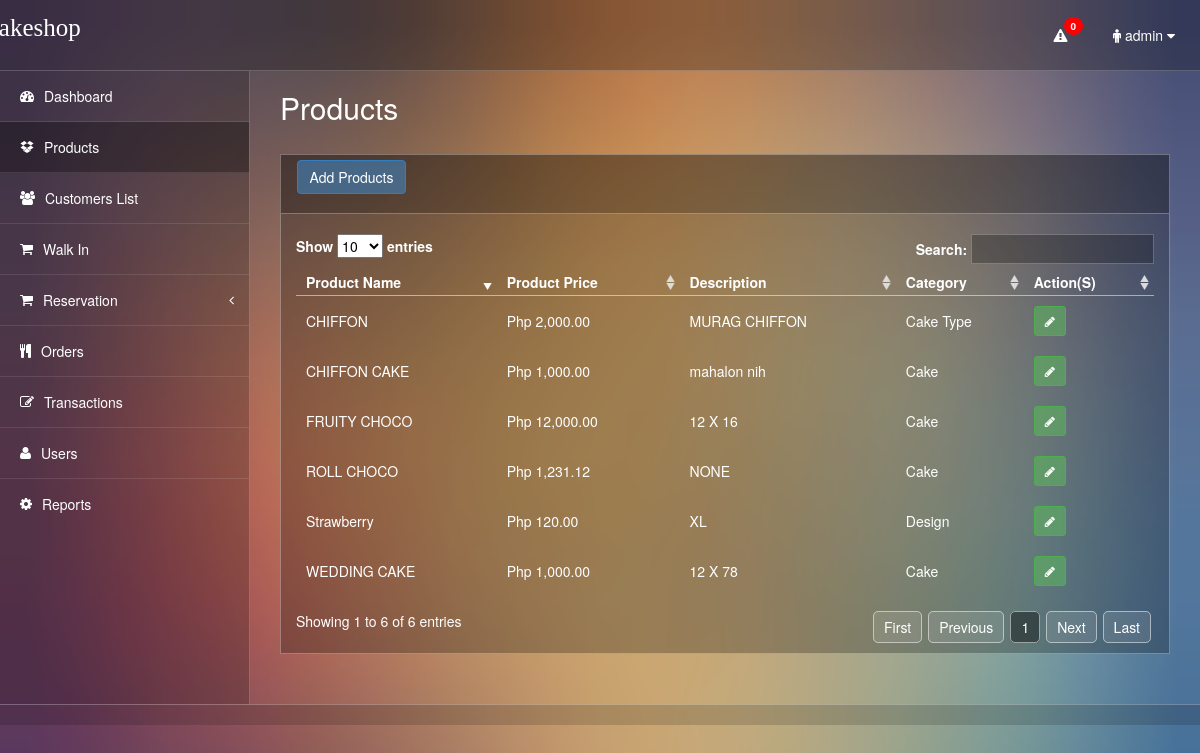
Screenshot of /products.php (signed in) with the database file from the repository.
### tables this page shows
CREATE TABLE `tbl_products` (
  `id` int(11) NOT NULL,
  `product_name` varchar(30) NOT NULL,
  `price` float(15,2) NOT NULL,
  `category` varchar(30) NOT NULL,
  `description` text NOT NULL,
  `picture` varchar(200) NOT NULL
);

### products.php (the view, shortened to what this page needs)
<?php
include 'connection.php';
?>
<!DOCTYPE html>
<html>
<head>
<link href="css/bootstrap.css" rel="stylesheet" media="screen">
<link href="css/thin-admin.css" rel="stylesheet" media="screen">
<link href="css/font-awesome.css" rel="stylesheet" media="screen">
<link href="style/style.css" rel="stylesheet">
<link href="style/dashboard.css" rel="stylesheet">
<link href="font-awesome-4.0.3/css/font-awesome.min.css" rel="stylesheet" media="screen">
<link href="css/demo_page.css" rel="stylesheet">
<link href="css/demo_table.css" rel="stylesheet">
</head>
<body>
<?php
  include 'header.php';
?>
<div class="wrapper">
  <div class="left-nav">
    <div id="side-nav">
 <?php
          switch ($_SESSION['type'])
          {
            case 'default':
              include 'admin.php';
              break;
          }
      ?>
    </div>
  </div>
  <div class="page-content">
    <div class="content container">
      <div class="row">
        <div class="col-lg-12">
          <h2 class="page-title">Products</h2>
        </div>
      </div>
      <div class="row">
        <div class="col-lg-12">
          <div class="widget">
            <div class="widget-header">
              &nbsp;&nbsp;&nbsp;&nbsp;<button class="btn btn-primary" data-toggle="modal" data-target="#addcustomers">Add Products</button>
            </div>
            <div class="widget-content">
<div class="example_alt_pagination">
      <div id="container">
  <div id="demo">
    <table cellpadding="0" cellspacing="0" border="0" class="display" id="example">
      <thead>
        <tr>
          <th>Product Name</th>
          <th class="hidden-xs">Product Price</th>
          <th class="hidden-xs">Description</th>
          <th>Category</th>
          <th>Action(S)</th>
          </tr>
        </thead>
      <tbody>
        <?php
        $getcustomers = $dbConn->query("SELECT * FROM tbl_products");
        while ($row = $getcustomers->fetch(PDO::FETCH_ASSOC)) {
        ?>
        <tr>
          <td><?php echo $row['product_name'];?></td>
          <td>Php <?php echo number_format($row['price'],2);?></td>
          <td><?php echo $row['description'];?></td>
          <td><?php echo $row['category'];?></td>
          <td><button class="btn btn-success btn-sm" data-target="#edit<?php echo $row['id'];?>" data-toggle="modal"><label class="icon-pencil"></label></button></td>
        </tr>
        <?php
      }
        ?>
        </tbody>
  </table>
    </div>
        </div>
    </div>
            </div>
          </div>
        </div>
      </div>
    </div>
  </div>
</div>
<div class="bottom-nav footer"> </div>
<link href="assets/switcher/switcher.css" rel="stylesheet">
<link href="assets/switcher/switcher-defult.css" rel="stylesheet">
<link rel="alternate stylesheet" type="text/css" href="assets/switcher/a.css" title="a" media="all" />
</body>
</html>

### css/thin-admin.css (style rules this page uses)
body { background-color: #54364a; background-size: cover; background-image:url(../images/a.jpg); }
.footer { background-color: rgba(0, 0, 0, 0.15); padding: 10px; color: #fff; }
.left-nav { background-color: rgba(0, 0, 0, 0.20); color: #FFF; display: table-cell; float: none!important; vertical-align:top; }
.page-content { color: #FFF; padding: 20px 30px; display: table-cell; float: none!important; }
.wrapper { display: table; width: 100%; }
.bottom-nav { width: 100%; border-top: 1px solid rgba(255,255,255, 0.25); }
.container { max-width: none !important; padding: 0; }
@media (min-width:320px) { .left-nav { float: none!important; width: 150px; vertical-align:top; } }
@media (min-width:320px) { .page-title { margin: 0px !important; } }
@media (min-width:481px) { .left-nav { float: none!important; width: 150px; vertical-align:top; } }
@media (min-width:481px) { .page-title { margin: 0px !important; } }
@media (min-width:641px) { .left-nav { float: none!important; width: 150px; border-right: 1px solid rgba(255,255,255, 0.2); vertical-align:top; } }
@media (min-width:961px) { .left-nav { float: none!important; width: 250px; vertical-align:top; } }
@media (min-width:1025px) { .left-nav { float: none!important; width: 250px; vertical-align:top; } }
.page-title { margin: -30px 0 0; padding: 0 0 30px; }

### style/style.css (style rules this page uses)
.widget { position: relative; clear: both; padding-bottom: 30px; width: auto; overflow: hidden; }
.widget-header { position: relative; height: 60px; line-height: 40px; background-color: rgba(0, 0, 0, 0.40); border: 1px solid rgba(255,255,255, 0.3); }
.widget-content { padding: 20px 15px 15px; background-color: rgba(0, 0, 0, 0.25); border: 1px solid rgba(255,255,255, 0.3); }
.widget-header+.widget-content { border-top: none; -webkit-border-top-left-radius: 0; -webkit-border-top-right-radius: 0; -moz-border-radius-topleft: 0; -moz-border-radius-topright: 0; border-top-left-radius: 0; border-top-right-radius: 0; }
.widget-content:before, .widget-content:after { content: ""; display: table; }
.widget-content:after { clear: both; }
.widget-content { zoom: 1; }

### css/demo_table.css (style rules this page uses)
table.display { margin: 0 auto; clear: both; width: 100%; }
table.display thead th { padding: 3px 18px 3px 10px; border-bottom: 1px solid rgba(255,255,255, 0.3); font-weight: bold; cursor: pointer; * cursor: hand; }
table.display td { padding: 10px; }
.sorting_asc { background: url(../img/sort_desc.png) no-repeat center right; }
.sorting { background: url('../img/sort_both.png') no-repeat center right; }
tr.odd { background-color: rgba(0, 0, 0, 0); }
tr.even { background-color: rgba(0, 0, 0, 0); }
tr.odd td.sorting_1 { background-color: transparent; }
tr.even td.sorting_1 { background-color: transparent; }

### assets/switcher/a.css (style rules this page uses)
body { background-color: #54364a; background-size: cover; background-image:url(../../images/a.jpg); }

### rows the page displays
tbl_products: product_name "FRUITY CHOCO", price "12,000.00", description "12 X 16", category "Cake"
tbl_products: product_name "WEDDING CAKE", price "1,000.00", description "12 X 78", category "Cake"
tbl_products: product_name "ROLL CHOCO", price "1,231.12", description "NONE", category "Cake"
tbl_products: product_name "CHIFFON CAKE", price "1,000.00", description "mahalon nih", category "Cake"
tbl_products: product_name "CHIFFON", price "2,000.00", description "MURAG CHIFFON", category "Cake Type"
tbl_products: product_name "Strawberry", price "120.00", description "XL", category "Design"

### other values shown
$getcount->rowCount() "0"
$_SESSION['fullname'] "admin"
